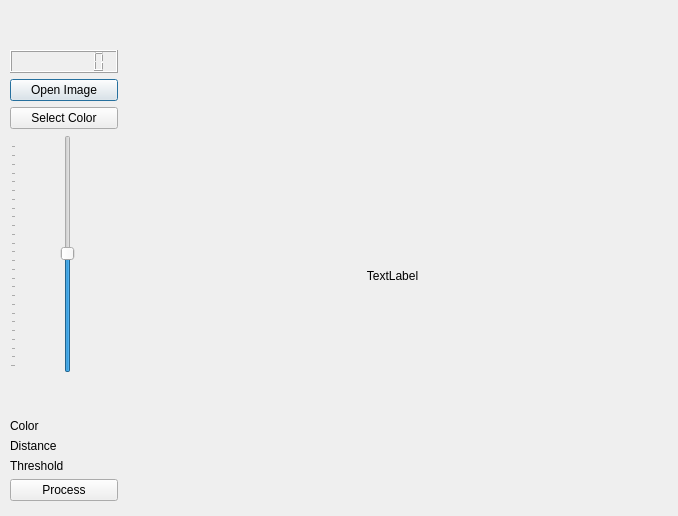
<?xml version="1.0" encoding="UTF-8"?>
<ui version="4.0">
 <class>ShowDialog</class>
 <widget class="QDialog" name="ShowDialog">
  <property name="geometry">
   <rect>
    <x>0</x>
    <y>0</y>
    <width>678</width>
    <height>516</height>
   </rect>
  </property>
  <property name="windowTitle">
   <string>Dialog</string>
  </property>
  <widget class="QWidget" name="layoutWidget">
   <property name="geometry">
    <rect>
     <x>10</x>
     <y>50</y>
     <width>651</width>
     <height>451</height>
    </rect>
   </property>
   <layout class="QHBoxLayout" name="horizontalLayout" stretch="1,5">
    <item>
     <layout class="QVBoxLayout" name="verticalLayout">
      <property name="sizeConstraint">
       <enum>QLayout::SetNoConstraint</enum>
      </property>
      <item>
       <widget class="QLCDNumber" name="lcdNumber">
        <property name="font">
         <font>
          <family>SimSun</family>
          <weight>75</weight>
          <bold>true</bold>
         </font>
        </property>
        <property name="digitCount">
         <number>8</number>
        </property>
       </widget>
      </item>
      <item>
       <widget class="QPushButton" name="pushButtonOpenImage">
        <property name="text">
         <string>Open Image</string>
        </property>
       </widget>
      </item>
      <item>
       <widget class="QPushButton" name="pushButtonSelectColor">
        <property name="text">
         <string>Select Color</string>
        </property>
       </widget>
      </item>
      <item>
       <widget class="QSlider" name="verticalSliderThreshold">
        <property name="sizePolicy">
         <sizepolicy hsizetype="Preferred" vsizetype="Expanding">
          <horstretch>0</horstretch>
          <verstretch>1</verstretch>
         </sizepolicy>
        </property>
        <property name="maximumSize">
         <size>
          <width>155</width>
          <height>16777215</height>
         </size>
        </property>
        <property name="baseSize">
         <size>
          <width>0</width>
          <height>0</height>
         </size>
        </property>
        <property name="layoutDirection">
         <enum>Qt::LeftToRight</enum>
        </property>
        <property name="maximum">
         <number>255</number>
        </property>
        <property name="value">
         <number>128</number>
        </property>
        <property name="orientation">
         <enum>Qt::Vertical</enum>
        </property>
        <property name="tickPosition">
         <enum>QSlider::TicksAbove</enum>
        </property>
       </widget>
      </item>
      <item>
       <spacer name="verticalSpacer">
        <property name="orientation">
         <enum>Qt::Vertical</enum>
        </property>
        <property name="sizeHint" stdset="0">
         <size>
          <width>20</width>
          <height>40</height>
         </size>
        </property>
       </spacer>
      </item>
      <item>
       <widget class="QLabel" name="labelColor">
        <property name="text">
         <string>Color</string>
        </property>
       </widget>
      </item>
      <item>
       <widget class="QLabel" name="labelDistance">
        <property name="text">
         <string>Distance</string>
        </property>
       </widget>
      </item>
      <item>
       <widget class="QLabel" name="labelThreshold">
        <property name="text">
         <string>Threshold</string>
        </property>
       </widget>
      </item>
      <item>
       <widget class="QPushButton" name="pushButtonProcess">
        <property name="text">
         <string>Process</string>
        </property>
       </widget>
      </item>
     </layout>
    </item>
    <item>
     <widget class="QLabel" name="label">
      <property name="sizePolicy">
       <sizepolicy hsizetype="Preferred" vsizetype="Preferred">
        <horstretch>0</horstretch>
        <verstretch>0</verstretch>
       </sizepolicy>
      </property>
      <property name="text">
       <string>TextLabel</string>
      </property>
      <property name="alignment">
       <set>Qt::AlignCenter</set>
      </property>
     </widget>
    </item>
   </layout>
  </widget>
 </widget>
 <resources/>
 <connections/>
</ui>
